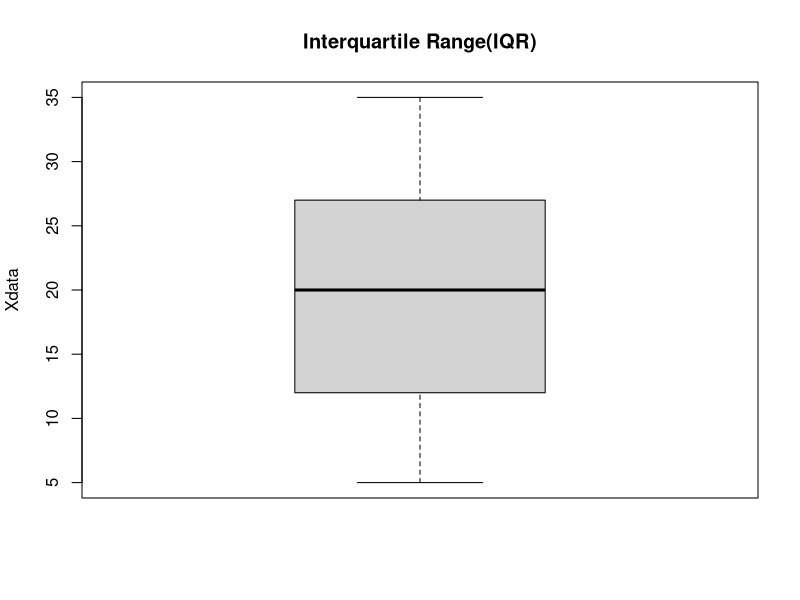

Reproduce this figure in R.
Xdata=c(5,10,12,15,20,25,27,30,35)
MinQ=quantile(Xdata,0)
FQ=quantile(Xdata,0.25)
SQ=quantile(Xdata,0.5)
TQ=quantile(Xdata,0.75)
MaxQ=quantile(Xdata,1)
cat("Minimum=",MinQ)
cat("Lower  Quartile=",FQ)
cat("Median=",SQ)
cat("Upper Quartile=",TQ)
cat("Maximum=",MaxQ)
AQ=quantile(Xdata,Prob=c(0,0.25,0.5,0.75,1))
cat("All the Quartiles",AQ)
summary(Xdata)
boxplot(Xdata,main="Interquartile Range(IQR)",ylab="Xdata")
as.numeric(quantile(Xdata,0.75)-quantile(Xdata,0.25))
IQR(Xdata)
